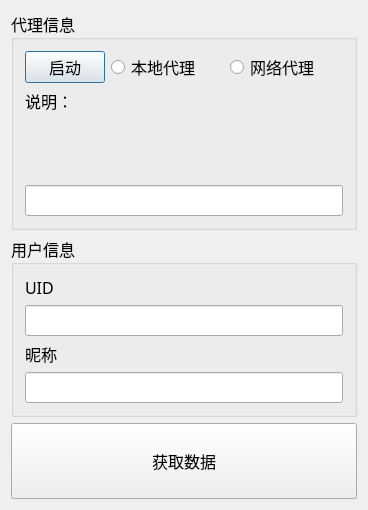
<?xml version="1.0" encoding="UTF-8"?>
<ui version="4.0">
 <class>GetChipWindow</class>
 <widget class="QDialog" name="GetChipWindow">
  <property name="geometry">
   <rect>
    <x>0</x>
    <y>0</y>
    <width>368</width>
    <height>391</height>
   </rect>
  </property>
  <property name="sizePolicy">
   <sizepolicy hsizetype="Fixed" vsizetype="Fixed">
    <horstretch>0</horstretch>
    <verstretch>0</verstretch>
   </sizepolicy>
  </property>
  <property name="font">
   <font>
    <family>等线</family>
    <pointsize>12</pointsize>
   </font>
  </property>
  <property name="windowTitle">
   <string>获取芯片数据</string>
  </property>
  <layout class="QGridLayout" name="gridLayout">
   <item row="1" column="0">
    <widget class="QGroupBox" name="groupBox_2">
     <property name="sizePolicy">
      <sizepolicy hsizetype="Preferred" vsizetype="Expanding">
       <horstretch>0</horstretch>
       <verstretch>0</verstretch>
      </sizepolicy>
     </property>
     <property name="title">
      <string>用户信息</string>
     </property>
     <layout class="QVBoxLayout" name="verticalLayout">
      <item>
       <widget class="QLabel" name="label_3">
        <property name="text">
         <string>UID</string>
        </property>
       </widget>
      </item>
      <item>
       <widget class="QLineEdit" name="uidLineEdit">
        <property name="text">
         <string/>
        </property>
       </widget>
      </item>
      <item>
       <widget class="QLabel" name="label_2">
        <property name="text">
         <string>昵称</string>
        </property>
       </widget>
      </item>
      <item>
       <widget class="QLineEdit" name="nameLineEdit">
        <property name="inputMask">
         <string/>
        </property>
        <property name="text">
         <string/>
        </property>
       </widget>
      </item>
     </layout>
    </widget>
   </item>
   <item row="0" column="0">
    <widget class="QGroupBox" name="groupBox">
     <property name="sizePolicy">
      <sizepolicy hsizetype="Preferred" vsizetype="Preferred">
       <horstretch>0</horstretch>
       <verstretch>0</verstretch>
      </sizepolicy>
     </property>
     <property name="title">
      <string>代理信息</string>
     </property>
     <layout class="QGridLayout" name="gridLayout_2">
      <item row="0" column="0" colspan="2">
       <layout class="QHBoxLayout" name="horizontalLayout">
        <item>
         <widget class="QPushButton" name="startLocalPushButton">
          <property name="text">
           <string>启动</string>
          </property>
         </widget>
        </item>
        <item>
         <widget class="QRadioButton" name="localProxyRadioButton">
          <property name="enabled">
           <bool>true</bool>
          </property>
          <property name="sizePolicy">
           <sizepolicy hsizetype="Expanding" vsizetype="Fixed">
            <horstretch>0</horstretch>
            <verstretch>0</verstretch>
           </sizepolicy>
          </property>
          <property name="text">
           <string>本地代理</string>
          </property>
         </widget>
        </item>
        <item>
         <widget class="QRadioButton" name="netProxyRadioButton">
          <property name="sizePolicy">
           <sizepolicy hsizetype="Expanding" vsizetype="Fixed">
            <horstretch>0</horstretch>
            <verstretch>0</verstretch>
           </sizepolicy>
          </property>
          <property name="text">
           <string>网络代理</string>
          </property>
         </widget>
        </item>
       </layout>
      </item>
      <item row="2" column="0" colspan="2">
       <widget class="QLineEdit" name="proxyAddressLineEdit">
        <property name="readOnly">
         <bool>true</bool>
        </property>
       </widget>
      </item>
      <item row="1" column="0" colspan="2">
       <widget class="QLabel" name="noteLabel">
        <property name="sizePolicy">
         <sizepolicy hsizetype="Preferred" vsizetype="Preferred">
          <horstretch>0</horstretch>
          <verstretch>0</verstretch>
         </sizepolicy>
        </property>
        <property name="text">
         <string>说明：


</string>
        </property>
        <property name="wordWrap">
         <bool>true</bool>
        </property>
       </widget>
      </item>
     </layout>
    </widget>
   </item>
   <item row="2" column="0">
    <widget class="QPushButton" name="getDataPushButton">
     <property name="text">
      <string>
获取数据
</string>
     </property>
    </widget>
   </item>
  </layout>
 </widget>
 <layoutdefault spacing="6" margin="11"/>
 <resources/>
 <connections/>
</ui>
